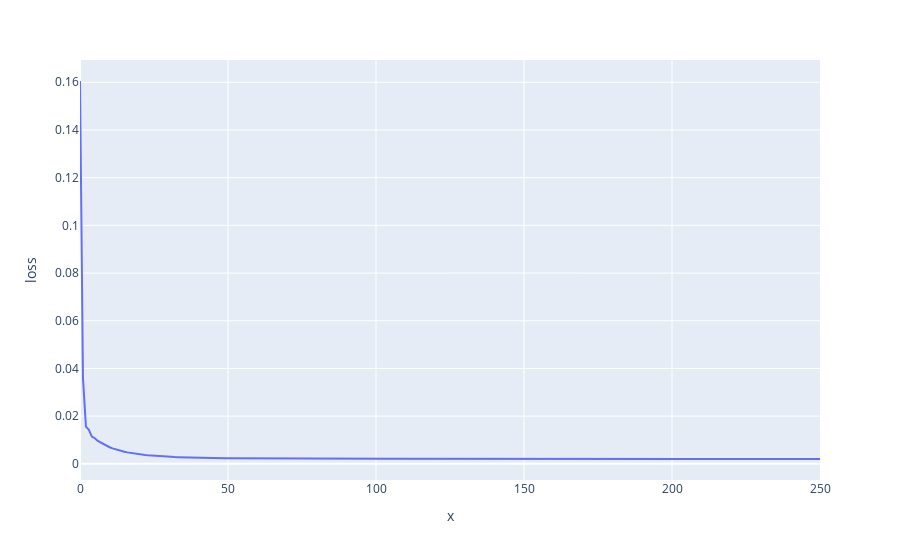

Notebook cell for this chart:
### Code cell
#print(y_train.shape)

def predict(w, xs):
    return xs @ w

def evaluate(w, xs, ys):
    return msle(ys, predict(w, xs))

def linear_regression(n_epochs, lr, w, x, y):
    losses = [evaluate(w, x, y)]

    for i in range(n_epochs):
        y_hat = predict(w, x)
        dJdwi = np.sum((y_hat - y) * x, axis = 0)

        w = w - (2/n) * (lr * dJdwi).reshape(-1,1)

        loss = evaluate(w, x, y)
        losses.append(loss)

        if i == 0 or (i+1) % 200 == 0:
            print(f'Iter: {i:>3} Loss: {loss:8.8f} w: {[f"{x[0]:.2f}" for x in w]}')

    return (w, losses)

(w_mse, losses1) = linear_regression(n_epochs, lr, w, x_train, y_train)

""
import plotly.express as px
def plot_loss(l):
    fig = px.line(y=l, labels={'y':'loss'})
    fig.show()

plot_loss(losses1)

### Figure 1 — Plotly figure (JSON) as saved in the notebook; plotly's stock layout.template omitted (floating-point values rounded to 4 significant figures; data arrays with more than 128 entries replaced by an {"elided": "..."} marker saying what was removed)
{"data": [{"hovertemplate": "x=%{x}<br>loss=%{y}<extra></extra>", "legendgroup": "", "line": {"color": "#636efa", "dash": "solid"}, "marker": {"symbol": "circle"}, "mode": "lines", "name": "", "orientation": "v", "showlegend": false, "type": "scatter", "x": {"elided": "251 int values"}, "xaxis": "x", "y": {"elided": "251 float values"}, "yaxis": "y"}], "layout": {"legend": {"tracegroupgap": 0}, "margin": {"t": 60}, "xaxis": {"anchor": "y", "domain": [0, 1], "title": {"text": "x"}}, "yaxis": {"anchor": "x", "domain": [0, 1], "title": {"text": "loss"}}}}
